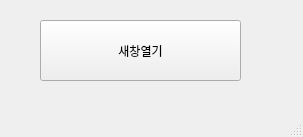
<?xml version="1.0" encoding="UTF-8"?>
<ui version="4.0">
 <class>MainWindow</class>
 <widget class="QMainWindow" name="MainWindow">
  <property name="geometry">
   <rect>
    <x>0</x>
    <y>0</y>
    <width>303</width>
    <height>137</height>
   </rect>
  </property>
  <property name="windowTitle">
   <string>MainWindow</string>
  </property>
  <widget class="QWidget" name="centralwidget">
   <widget class="QPushButton" name="pushButton">
    <property name="geometry">
     <rect>
      <x>40</x>
      <y>20</y>
      <width>201</width>
      <height>61</height>
     </rect>
    </property>
    <property name="text">
     <string>새창열기</string>
    </property>
   </widget>
  </widget>
  <widget class="QMenuBar" name="menubar">
   <property name="geometry">
    <rect>
     <x>0</x>
     <y>0</y>
     <width>303</width>
     <height>21</height>
    </rect>
   </property>
  </widget>
  <widget class="QStatusBar" name="statusbar"/>
 </widget>
 <resources/>
 <connections/>
</ui>
